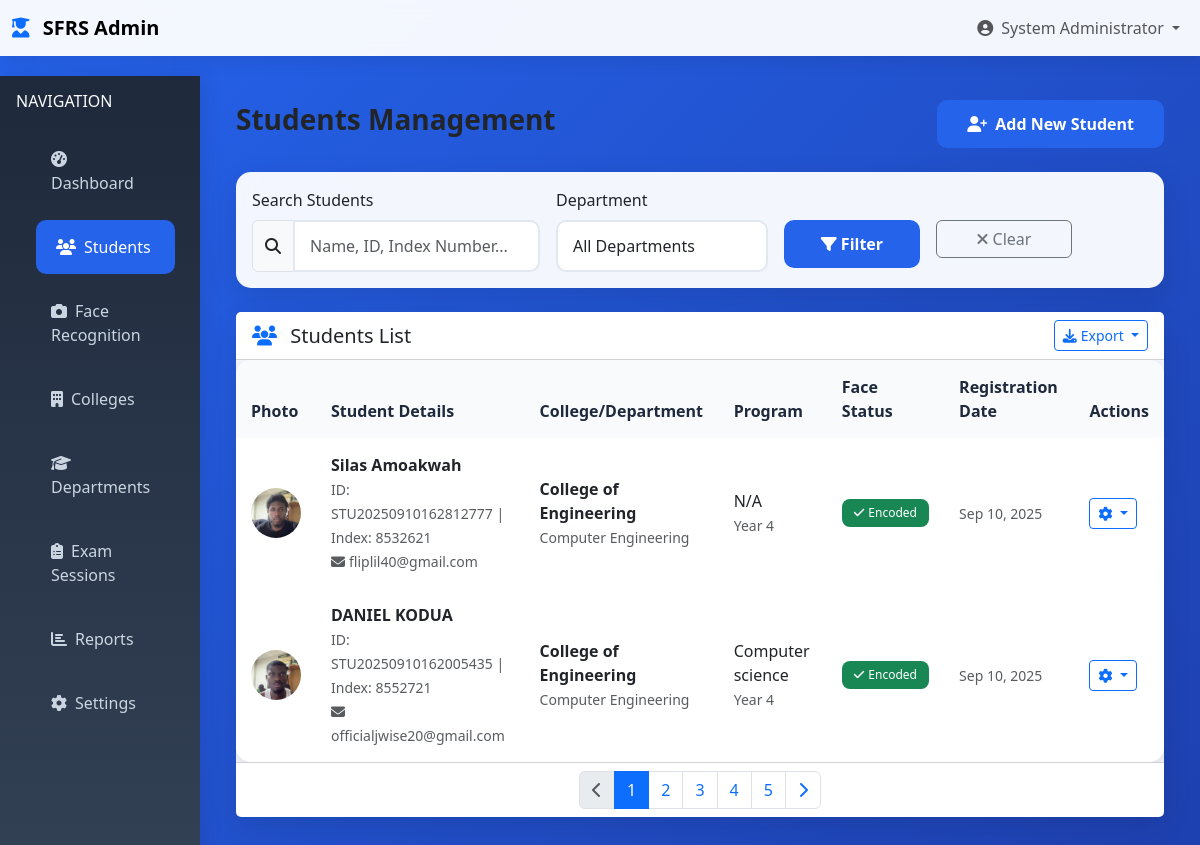
The app's page /students (signed in) with its own data.
### tables this page shows
CREATE TABLE students (
            id INTEGER PRIMARY KEY AUTOINCREMENT,
            student_id TEXT UNIQUE NOT NULL,
            index_number TEXT UNIQUE NOT NULL,
            first_name TEXT NOT NULL,
            middle_name TEXT,
            last_name TEXT NOT NULL,
            email TEXT UNIQUE,
            phone TEXT,
            date_of_birth DATE,
            gender TEXT,
            address TEXT,
            emergency_contact TEXT,
            emergency_phone TEXT,
            college_id INTEGER,
            department_id INTEGER,
            program TEXT,
            year_of_study INTEGER,
            admission_year INTEGER,
            photo_path TEXT,
            face_encoding TEXT,
            status TEXT DEFAULT 'active',
            created_by INTEGER,
            created_at TIMESTAMP DEFAULT CURRENT_TIMESTAMP,
            updated_at TIMESTAMP DEFAULT CURRENT_TIMESTAMP, academic_year_id INTEGER,
            FOREIGN KEY (college_id) REFERENCES colleges (id),
            FOREIGN KEY (department_id) REFERENCES departments (id),
            FOREIGN KEY (created_by) REFERENCES admins (id)
        );

CREATE TABLE colleges (
            id INTEGER PRIMARY KEY AUTOINCREMENT,
            name TEXT NOT NULL UNIQUE,
            code TEXT NOT NULL UNIQUE,
            address TEXT,
            phone TEXT,
            email TEXT,
            established_year INTEGER,
            logo_path TEXT,
            status TEXT DEFAULT 'active',
            created_at TIMESTAMP DEFAULT CURRENT_TIMESTAMP
        );

CREATE TABLE departments (
            id INTEGER PRIMARY KEY AUTOINCREMENT,
            college_id INTEGER,
            name TEXT NOT NULL,
            code TEXT NOT NULL,
            head_name TEXT,
            email TEXT,
            phone TEXT,
            status TEXT DEFAULT 'active',
            created_at TIMESTAMP DEFAULT CURRENT_TIMESTAMP,
            FOREIGN KEY (college_id) REFERENCES colleges (id),
            UNIQUE(college_id, code)
        );

### enhanced_app.py (the view)
@app.route('/students')
@login_required
def students_list():
    search = request.args.get('search', '')
    department = request.args.get('department', '')
    page = int(request.args.get('page', 1))
    per_page = 20
    conn = get_db_connection()
    query = '''
        SELECT s.*, c.name as college_name, d.name as department_name
        FROM students s
        LEFT JOIN colleges c ON s.college_id = c.id
        LEFT JOIN departments d ON s.department_id = d.id
        WHERE 1=1
    '''
    params = []
    if search:
        query += ' AND (s.first_name LIKE ? OR s.last_name LIKE ? OR s.student_id LIKE ?)'
        search_param = f'%{search}%'
        params.extend([search_param, search_param, search_param])
    if department:
        query += ' AND s.department_id = ?'
        params.append(department)
    query += ' ORDER BY s.created_at DESC LIMIT ? OFFSET ?'
    params.extend([per_page, (page-1) * per_page])
    students = conn.execute(query, params).fetchall()
    departments = conn.execute('SELECT * FROM departments ORDER BY name').fetchall()
    conn.close()
    return render_template('students/list.html',
                         students=students,
                         departments=departments,
                         search=search,
                         current_page=page)

### database.py (called while the page is built)
def get_db_connection():
    conn = sqlite3.connect(DATABASE)
    conn.row_factory = sqlite3.Row
    return conn

### enhanced_app.py (called while the page is built)
def login_required(f):
    @wraps(f)
    def decorated_function(*args, **kwargs):
        if 'admin_id' not in session:
            return redirect(url_for('login'))
        return f(*args, **kwargs)
    return decorated_function

### templates/students/list.html (shortened to what this page needs)
{% extends "enhanced_base.html" %}
{% block content %}
<div class="d-flex justify-content-between align-items-center mb-4">
    <h1 class="h3 fw-bold">Students Management</h1>
    <a href="{{ url_for('add_student') }}" class="btn btn-primary">
        <i class="fas fa-user-plus me-2"></i>Add New Student
    </a>
</div>
<div class="card mb-4">
    <div class="card-body">
        <form method="GET" class="row g-3">
            <div class="col-md-4">
                <label for="search" class="form-label">Search Students</label>
                <div class="input-group">
                    <span class="input-group-text">
                        <i class="fas fa-search"></i>
                    </span>
                    <input type="text" class="form-control" id="search" name="search"
                           value="{{ search }}" placeholder="Name, ID, Index Number...">
                </div>
            </div>
            <div class="col-md-3">
                <label for="department" class="form-label">Department</label>
                <select class="form-control" id="department" name="department">
                    <option value="">All Departments</option>
                </select>
            </div>
            <div class="col-md-2">
                <label class="form-label">&nbsp;</label>
                <div class="d-grid">
                    <button type="submit" class="btn btn-primary">
                        <i class="fas fa-filter me-1"></i>Filter
                    </button>
                </div>
            </div>
            <div class="col-md-2">
                <label class="form-label">&nbsp;</label>
                <div class="d-grid">
                    <a href="{{ url_for('students_list') }}" class="btn btn-outline-secondary">
                        <i class="fas fa-times me-1"></i>Clear
                    </a>
                </div>
            </div>
        </form>
    </div>
</div>
<div class="card">
    <div class="card-header bg-white d-flex justify-content-between align-items-center">
        <h5 class="card-title mb-0">
            <i class="fas fa-users text-primary me-2"></i>
            Students List
        </h5>
        <div class="dropdown">
            <button class="btn btn-outline-primary dropdown-toggle btn-sm" type="button"
                    data-bs-toggle="dropdown">
                <i class="fas fa-download me-1"></i>Export
            </button>
        </div>
    </div>
    <div class="card-body p-0">
        {% if students %}
        <div class="table-responsive">
            <table class="table table-hover mb-0">
                <thead>
                    <tr>
                        <th>Photo</th>
                        <th>Student Details</th>
                        <th>College/Department</th>
                        <th>Program</th>
                        <th>Face Status</th>
                        <th>Registration Date</th>
                        <th>Actions</th>
                    </tr>
                </thead>
                <tbody>
                    {% for student in students %}
                    <tr>
                        <td>
                            {% if student.photo_path %}
                                <img src="{{ url_for('static', filename=student.photo_path.replace('static/', '')) }}"
                                     alt="Student Photo" class="rounded-circle" width="50" height="50"
                                     style="object-fit: cover;">
                            {% else %}
                                <div class="bg-light rounded-circle d-flex align-items-center justify-content-center"
                                     style="width: 50px; height: 50px;">
                                    <i class="fas fa-user text-muted"></i>
                                </div>
                            {% endif %}
                        </td>
                        <td>
                            <div class="fw-bold">{{ student.first_name }} {{ student.last_name }}</div>
                            <small class="text-muted">
                                ID: {{ student.student_id }} | Index: {{ student.index_number }}
                            </small>
                            {% if student.email %}
                            <br><small class="text-muted">
                                <i class="fas fa-envelope me-1"></i>{{ student.email }}
                            </small>
                            {% endif %}
                        </td>
                        <td>
                            <div class="fw-bold">{{ student.college_name or 'N/A' }}</div>
                            <small class="text-muted">{{ student.department_name or 'N/A' }}</small>
                        </td>
                        <td>
                            <div>{{ student.program or 'N/A' }}</div>
                            {% if student.year_of_study %}
                            <small class="text-muted">Year {{ student.year_of_study }}</small>
                            {% endif %}
                        </td>
                        <td>
                            {% if student.face_encoding %}
                                <span class="badge bg-success">
                                    <i class="fas fa-check me-1"></i>Encoded
                                </span>
                            {% else %}
                                <span class="badge bg-warning">
                                    <i class="fas fa-exclamation-triangle me-1"></i>Not Encoded
                                </span>
                            {% endif %}
                        </td>
                        <td>
                            <small class="text-muted student-date" data-date="{{ student.created_at }}">
                            </small>
                        </td>
                        <td>
                            <div class="dropdown">
                                <button class="btn btn-sm btn-outline-primary dropdown-toggle"
                                        type="button" data-bs-toggle="dropdown">
                                    <i class="fas fa-cog"></i>
                                </button>
                            </div>
                        </td>
                    </tr>
                    {% endfor %}
                </tbody>
            </table>
        </div>
        <div class="card-footer bg-white">
            <nav>
                <ul class="pagination justify-content-center mb-0">
                    <li class="page-item {% if current_page <= 1 %}disabled{% endif %}">
                        <a class="page-link" href="?page={{ current_page - 1 }}&search={{ search }}&department={{ request.args.get('department', '') }}">
                            <i class="fas fa-chevron-left"></i>
                        </a>
                    </li>
                    {% for page_num in range(1, 6) %}
                        <li class="page-item {% if page_num == current_page %}active{% endif %}">
                            <a class="page-link" href="?page={{ page_num }}&search={{ search }}&department={{ request.args.get('department', '') }}">
                                {{ page_num }}
                            </a>
                        </li>
                    {% endfor %}
                    <li class="page-item">
                        <a class="page-link" href="?page={{ current_page + 1 }}&search={{ search }}&department={{ request.args.get('department', '') }}">
                            <i class="fas fa-chevron-right"></i>
                        </a>
                    </li>
                </ul>
            </nav>
        </div>
        {% endif %}
    </div>
</div>
{% endblock %}

### templates/enhanced_base.html (style rules this page uses)
:root { --primary-color: #2563eb; --secondary-color: #1e40af; --success-color: #059669; --warning-color: #d97706; --danger-color: #dc2626; --info-color: #0891b2; --light-color: #f8fafc; --dark-color: #1e293b; }
body { background: linear-gradient(135deg, var(--primary-color), var(--secondary-color)); min-height: 100vh; font-family: 'Segoe UI', Tahoma, Geneva, Verdana, sans-serif; }
.card { border: none; border-radius: 15px; box-shadow: 0 10px 30px rgba(0, 0, 0, 0.1); backdrop-filter: blur(10px); background: rgba(255, 255, 255, 0.95); }
.btn-primary { background: var(--primary-color); border: none; border-radius: 10px; padding: 12px 30px; font-weight: 600; transition: all 0.3s ease; }
.form-control { border: 2px solid #e2e8f0; border-radius: 10px; padding: 12px 15px; transition: all 0.3s ease; }
.table { background: white; border-radius: 15px; overflow: hidden; box-shadow: 0 5px 15px rgba(0, 0, 0, 0.1); }
.table th { background: var(--light-color); border: none; padding: 15px; font-weight: 600; color: var(--dark-color); }
.table td { border: none; padding: 15px; vertical-align: middle; }
.badge { padding: 8px 12px; border-radius: 8px; font-weight: 500; }

### records on screen
students: photo_path (picture), first_name "Silas", last_name "Amoakwah", student_id "STU20250910162812777", index_number "8532621", email "fliplil40@gmail.com", name "College of Engineering", name "Computer Engineering", program "N/A", year_of_study "4", shows "Encoded"
students: photo_path (picture), first_name "DANIEL", last_name "KODUA", student_id "STU20250910162005435", index_number "8552721", email "officialjwise20@gmail.com", name "College of Engineering", name "Computer Engineering", program "Computer science", year_of_study "4", shows "Encoded"

### other values on screen
{{ session.admin_name }} "System Administrator"
{{ page_num }} "1" "2" "3" "4" "5"
